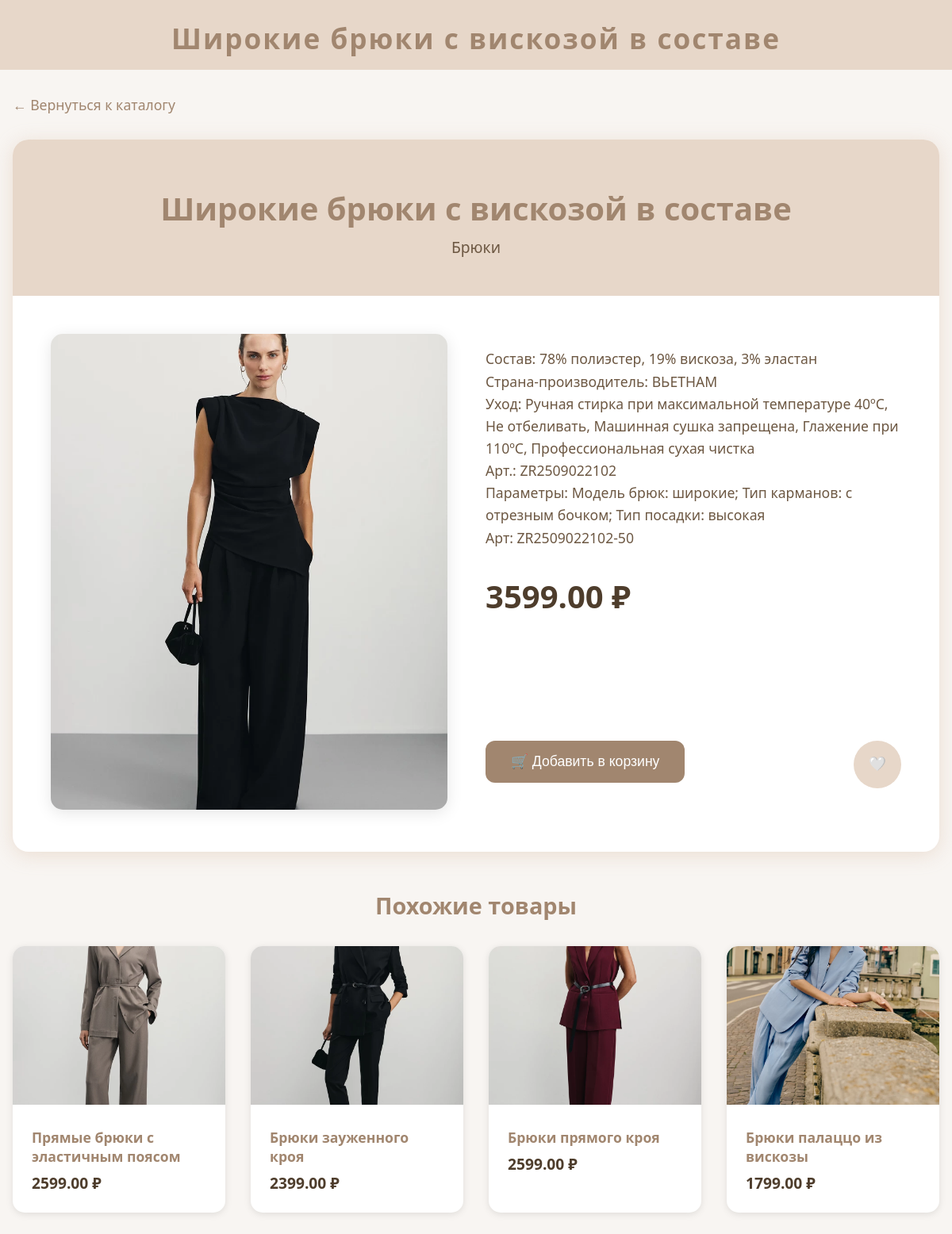
Page /shop/product/2/ on the committed database.
### shop/models.py (models this page shows, shortened)
class Product(models.Model):
    name = models.CharField('Название', max_length=120)
    description = models.TextField('Описание', blank=True)
    price = models.DecimalField('Цена', max_digits=8, decimal_places=2)
    old_price = models.DecimalField('Старая цена', max_digits=8, decimal_places=2, null=True, blank=True)
    image = models.ImageField('Изображение', upload_to='products/')
    category = models.CharField('Категория', max_length=60, blank=True)
    is_new = models.BooleanField('Новинка', default=False)
    is_popular = models.BooleanField('Популярное', default=False)
    is_sale = models.BooleanField('Распродажа', default=False)
    created_at = models.DateTimeField('Дата добавления', auto_now_add=True)

### shop/views.py (the view)
# urls.py: path('product/<int:product_id>/', views.product_detail, name='product_detail'),
def product_detail(request, product_id):
    product = get_object_or_404(Product, id=product_id)
    cart_items = []
    cart_total = 0
    if request.session.session_key:
        cart_items = CartItem.objects.filter(session_key=request.session.session_key)
        cart_total = sum(item.get_total_price() for item in cart_items)
    is_favorite = False
    if request.user.is_authenticated:
        is_favorite = Favorite.objects.filter(user=request.user, product=product).exists()
    elif request.session.session_key:
        is_favorite = Favorite.objects.filter(session_key=request.session.session_key, product=product).exists()
    similar_products = Product.objects.filter(category=product.category).exclude(id=product.id)[:4]
    context = {
        'product': product,
        'cart_items': cart_items,
        'cart_total': cart_total,
        'cart_count': len(cart_items),
        'is_favorite': is_favorite,
        'similar_products': similar_products,
    }
    return render(request, 'shop/product_detail.html', context)

### shop/templates/shop/product_detail.html (shortened to what this page needs)
<!DOCTYPE html>
<html lang="ru">
<head>
</head>
<body>
    <div class="header">
        {{ product.name }}
    </div>
    <div class="container">
        <a href="{% url 'product_list' %}" class="back-link">← Вернуться к каталогу</a>
        <div class="product-detail">
            <div class="product-header">
                <h1 class="product-title">{{ product.name }}</h1>
                <div class="product-category">{{ product.category }}</div>
            </div>
            <div class="product-content">
                <div class="product-image">
                    {% if product.image %}
                        <img src="{{ product.image.url }}" alt="{{ product.name }}">
                    {% else %}
                        <div style="width:100%;height:600px;background:#f8f5f2;display:flex;align-items:center;justify-content:center;color:#ccc;border-radius:15px;">
                            Нет фото
                        </div>
                    {% endif %}
                </div>
                <div class="product-info">
                    <div>
                        <div class="product-description">
                            {{ product.description|linebreaks }}
                        </div>
                        <div class="product-price">
                            {{ product.price }} ₽
                        </div>
                    </div>
                    <div class="product-actions">
                        <form method="post" action="{% url 'add_to_cart' product.id %}" class="add-to-cart-form" style="flex: 1;">
                            <button type="submit" class="btn btn-primary">
                                🛒 Добавить в корзину
                            </button>
                        </form>
                        <button class="btn btn-secondary {% if is_favorite %}active{% endif %}"
                                onclick="toggleFavorite({{ product.id }}, this)">
                            {% if is_favorite %}❤️{% else %}🤍{% endif %}
                        </button>
                    </div>
                </div>
            </div>
        </div>
        {% if similar_products %}
        <div class="similar-products">
            <h2 class="similar-title">Похожие товары</h2>
            <div class="similar-grid">
                {% for similar in similar_products %}
                <div class="similar-card" onclick="window.location.href='{% url 'product_detail' similar.id %}'">
                    {% if similar.image %}
                        <img src="{{ similar.image.url }}" alt="{{ similar.name }}">
                    {% else %}
                        <div style="width:100%;height:200px;background:#f8f5f2;display:flex;align-items:center;justify-content:center;color:#ccc;">
                            Нет фото
                        </div>
                    {% endif %}
                    <div class="similar-card-content">
                        <div class="similar-card-title">{{ similar.name }}</div>
                        <div class="similar-card-price">{{ similar.price }} ₽</div>
                    </div>
                </div>
                {% endfor %}
            </div>
        </div>
        {% endif %}
    </div>
</body>
</html>

### shop/templates/shop/product_detail.html (style rules this page uses)
body { margin: 0; font-family: 'Segoe UI', Arial, sans-serif; background: #f8f5f2; color: #4e3d2c; }
.header { background: #e7d7c9; padding: 1.5rem 0 1rem 0; text-align: center; font-size: 2.2rem; font-weight: bold; color: #a1866f; letter-spacing: 2px; position: relative; }
.container { max-width: 1200px; margin: 0 auto; padding: 2rem 1rem; }
.product-detail { background: white; border-radius: 20px; box-shadow: 0 4px 24px #e7d7c9cc; overflow: hidden; margin-bottom: 3rem; }
.product-header { background: #e7d7c9; padding: 2rem; text-align: center; }
.product-title { font-size: 2.5rem; color: #a1866f; margin-bottom: 0.5rem; font-weight: bold; }
.product-category { font-size: 1.2rem; color: #6d5843; margin-bottom: 1rem; }
.product-content { display: flex; gap: 3rem; padding: 3rem; }
.product-image { flex: 1; max-width: 500px; }
.product-image img { width: 100%; height: 600px; object-fit: cover; border-radius: 15px; box-shadow: 0 4px 20px rgba(0,0,0,0.1); }
.product-info { flex: 1; display: flex; flex-direction: column; justify-content: space-between; }
.product-description { font-size: 1.1rem; line-height: 1.6; color: #6d5843; margin-bottom: 2rem; }
.product-price { font-size: 2.5rem; color: #4e3d2c; font-weight: bold; margin-bottom: 2rem; }
.product-actions { display: flex; gap: 1rem; margin-bottom: 2rem; }
.btn { padding: 1rem 2rem; border: none; border-radius: 12px; font-size: 1.1rem; cursor: pointer; transition: all 0.2s; text-decoration: none; display: inline-flex; align-items: center; gap: 0.5rem; }
.btn-primary { background: #a1866f; color: white; flex: 1; }
.btn-secondary { background: #e7d7c9; color: #6d5843; padding: 1rem; border-radius: 50%; width: 60px; height: 60px; justify-content: center; }
.similar-products { margin-top: 3rem; }
.similar-title { font-size: 1.8rem; color: #a1866f; margin-bottom: 2rem; text-align: center; }
.similar-grid { display: grid; grid-template-columns: repeat(auto-fit, minmax(250px, 1fr)); gap: 2rem; }
.similar-card { background: white; border-radius: 15px; box-shadow: 0 2px 10px rgba(0,0,0,0.1); overflow: hidden; transition: transform 0.2s; cursor: pointer; }
.similar-card img { width: 100%; height: 200px; object-fit: cover; }
.similar-card-content { padding: 1.5rem; }
.similar-card-title { font-size: 1.1rem; color: #a1866f; margin-bottom: 0.5rem; font-weight: 600; }
.similar-card-price { font-size: 1.2rem; color: #4e3d2c; font-weight: bold; }
.back-link { display: inline-block; margin-bottom: 2rem; color: #a1866f; text-decoration: none; font-size: 1.1rem; transition: color 0.2s; }

### rows in the picture
Product: name "Широкие брюки с вискозой в составе", category "Брюки", image (picture), description "Состав: 78% полиэстер, 19% вискоза, 3% эластан Страна-производитель: ВЬЕТНАМ Уход: Ручная стирка при максимальной температуре 40ºС, Не отбеливать, Машинная сушка запрещена, Глажение при 110ºС, Профессиональная сухая чистка Арт.: ZR2509022102 Параметры: Модель брюк: широкие; Тип карманов: с отрезным бочком; Тип посадки: высокая Арт: ZR2509022102-50", price "3599.00"
Product: image (picture), name "Прямые брюки с эластичным поясом", price "2599.00"
Product: image (picture), name "Брюки зауженного кроя", price "2399.00"
Product: image (picture), name "Брюки прямого кроя", price "2599.00"
Product: image (picture), name "Брюки палаццо из вискозы", price "1799.00"
